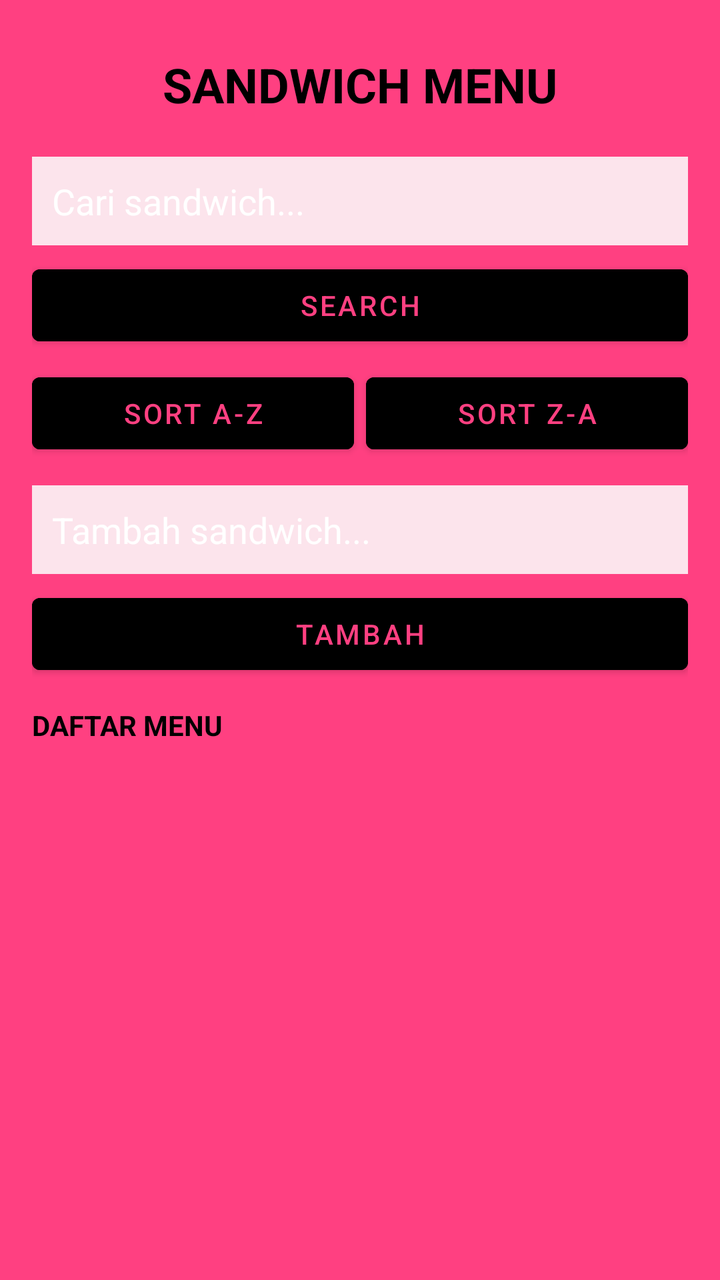
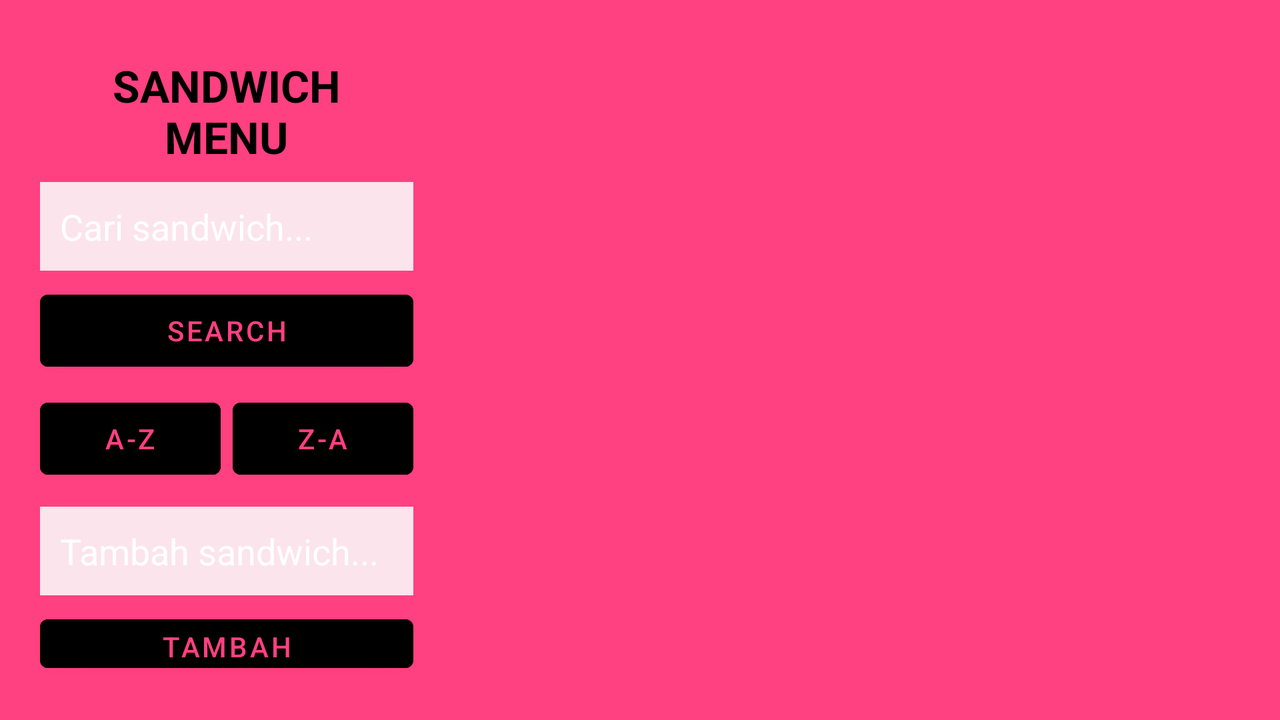

One screen, two layout resources from the same app: the default and the repository's alternative for another configuration. Each is rendered where Android would select it; the XML of both is given below.
<!-- AndroidManifest.xml: application theme Theme.PakdananUAS -->
<!-- res/layout/activity_main.xml -->
<LinearLayout
    xmlns:android="http://schemas.android.com/apk/res/android"
    android:layout_width="match_parent"
    android:layout_height="match_parent"
    android:orientation="vertical"
    android:padding="16dp"
    android:background="#FF4081">

    
    <TextView
        android:layout_width="match_parent"
        android:layout_height="wrap_content"
        android:text="SANDWICH MENU"
        android:textSize="24sp"
        android:textStyle="bold"
        android:gravity="center"
        android:textColor="#000000"
        android:padding="10dp"/>

    
    <EditText
        android:id="@+id/etSearch"
        android:layout_width="match_parent"
        android:layout_height="wrap_content"
        android:hint="Cari sandwich..."
        android:textColor="#000000"
        android:textColorHint="#FFFFFF"
        android:background="#FCE4EC"
        android:padding="10dp"
        android:layout_marginTop="10dp"/>

    <Button
        android:id="@+id/btnSearch"
        android:layout_width="match_parent"
        android:layout_height="wrap_content"
        android:text="SEARCH"
        android:layout_marginTop="6dp"
        android:backgroundTint="#000000"
        android:textColor="#FF4081"/>

    <LinearLayout
        android:layout_width="match_parent"
        android:layout_height="wrap_content"
        android:orientation="horizontal"
        android:layout_marginTop="6dp">

        <Button
            android:id="@+id/btnAZ"
            android:layout_width="0dp"
            android:layout_height="wrap_content"
            android:layout_weight="1"
            android:text="SORT A-Z"
            android:backgroundTint="#000000"
            android:textColor="#FF4081"/>

        <Button
            android:id="@+id/btnZA"
            android:layout_width="0dp"
            android:layout_height="wrap_content"
            android:layout_weight="1"
            android:text="SORT Z-A"
            android:layout_marginStart="6dp"
            android:backgroundTint="#000000"
            android:textColor="#FF4081"/>
    </LinearLayout>
    
    <EditText
        android:id="@+id/etInput"
        android:layout_width="match_parent"
        android:layout_height="wrap_content"
        android:hint="Tambah sandwich..."
        android:textColor="#000000"
        android:textColorHint="#FFFFFF"
        android:background="#FCE4EC"
        android:padding="10dp"
        android:layout_marginTop="12dp"/>

    <Button
        android:id="@+id/btnAdd"
        android:layout_width="match_parent"
        android:layout_height="wrap_content"
        android:text="TAMBAH"
        android:layout_marginTop="6dp"
        android:backgroundTint="#000000"
        android:textColor="#FF4081"/>

    
    <TextView
        android:layout_width="match_parent"
        android:layout_height="wrap_content"
        android:text="DAFTAR MENU"
        android:textColor="#000000"
        android:textStyle="bold"
        android:layout_marginTop="12dp"/>

    
    <GridView
        android:id="@+id/gridView"
        android:layout_width="match_parent"
        android:layout_height="match_parent"
        android:numColumns="2"
        android:verticalSpacing="10dp"
        android:horizontalSpacing="10dp"
        android:stretchMode="columnWidth"/>



</LinearLayout>
<!-- resources referenced by this layout -->
<resources>
  <style name="Theme.PakdananUAS" parent="Theme.MaterialComponents.Light.NoActionBar">
          
          <item name="colorPrimary">#FF4081</item>
          <item name="colorPrimaryVariant">#C51162</item>
          <item name="colorOnPrimary">#FFFFFF</item>
          
          <item name="colorSecondary">#000000</item>
          <item name="colorSecondaryVariant">#000000</item>
          <item name="colorOnSecondary">#FFFFFF</item>
          
          <item name="android:statusBarColor">#FF4081</item>
      </style>
</resources>
<!-- res/layout-land/activity_main.xml (the repository's variant of the layout above) -->
<!-- drawn on the phone turned sideways -->
<LinearLayout
    xmlns:android="http://schemas.android.com/apk/res/android"
    android:layout_width="match_parent"
    android:layout_height="match_parent"
    android:orientation="horizontal"
    android:background="#FF4081"
    android:padding="10dp">

    
    <LinearLayout
        android:layout_width="0dp"
        android:layout_height="match_parent"
        android:layout_weight="1"
        android:orientation="vertical"
        android:padding="10dp">

        
        <TextView
            android:layout_width="match_parent"
            android:layout_height="wrap_content"
            android:text="SANDWICH MENU"
            android:textSize="22sp"
            android:textStyle="bold"
            android:textColor="#000000"
            android:gravity="center"
            android:padding="8dp"/>

        
        <EditText
            android:id="@+id/etSearch"
            android:layout_width="match_parent"
            android:layout_height="wrap_content"
            android:hint="Cari sandwich..."
            android:textColor="#000000"
            android:textColorHint="#FFFFFF"
            android:background="#FCE4EC"
            android:padding="10dp"/>

        <Button
            android:id="@+id/btnSearch"
            android:layout_width="match_parent"
            android:layout_height="wrap_content"
            android:text="SEARCH"
            android:layout_marginTop="6dp"
            android:backgroundTint="#000000"
            android:textColor="#FF4081"/>

        
        <LinearLayout
            android:layout_width="match_parent"
            android:layout_height="wrap_content"
            android:orientation="horizontal"
            android:layout_marginTop="6dp">

            <Button
                android:id="@+id/btnAZ"
                android:layout_width="0dp"
                android:layout_height="wrap_content"
                android:layout_weight="1"
                android:text="A-Z"
                android:backgroundTint="#000000"
                android:textColor="#FF4081"/>

            <Button
                android:id="@+id/btnZA"
                android:layout_width="0dp"
                android:layout_height="wrap_content"
                android:layout_weight="1"
                android:text="Z-A"
                android:layout_marginStart="6dp"
                android:backgroundTint="#000000"
                android:textColor="#FF4081"/>
        </LinearLayout>

        
        <EditText
            android:id="@+id/etInput"
            android:layout_width="match_parent"
            android:layout_height="wrap_content"
            android:hint="Tambah sandwich..."
            android:textColor="#000000"
            android:textColorHint="#FFFFFF"
            android:background="#FCE4EC"
            android:padding="10dp"
            android:layout_marginTop="10dp"/>

        <Button
            android:id="@+id/btnAdd"
            android:layout_width="match_parent"
            android:layout_height="wrap_content"
            android:text="TAMBAH"
            android:layout_marginTop="6dp"
            android:backgroundTint="#000000"
            android:textColor="#FF4081"/>

    </LinearLayout>

    
    <GridView
        android:id="@+id/gridView"
        android:layout_width="0dp"
        android:layout_height="match_parent"
        android:layout_weight="2"
        android:numColumns="3"
        android:verticalSpacing="10dp"
        android:horizontalSpacing="10dp"
        android:stretchMode="columnWidth"/>

</LinearLayout>
